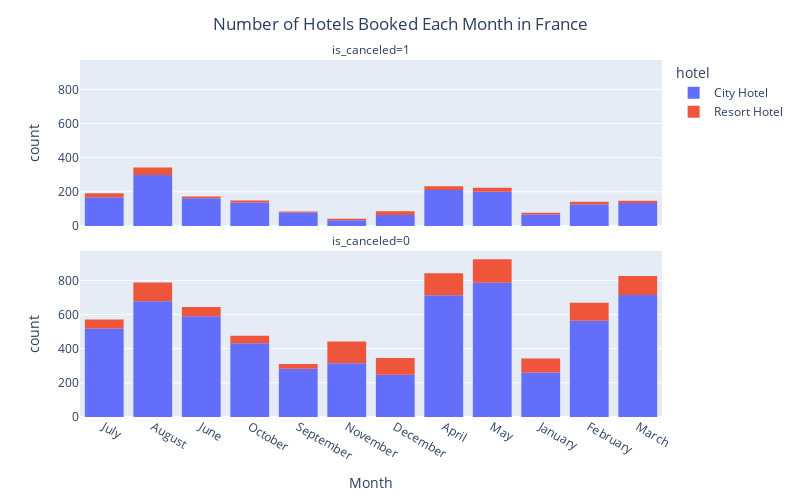

Source (notebook cell):
### Code cell
fig = px.histogram(DF_mini_analysis_masked,
                  x='arrival_date_month',
                  color='hotel',
                  facet_col='is_canceled',
                  facet_col_wrap=1)

fig.update_layout(title='Number of Hotels Booked Each Month in France',
                  title_x=0.5,
                  xaxis_title="Month",
                  autosize=False,
                  width=800,
                  height=500)
fig.show()

### Figure 1 — Plotly figure (JSON) as saved in the notebook; plotly's stock layout.template omitted (floating-point values rounded to 4 significant figures; data arrays with more than 128 entries replaced by an {"elided": "..."} marker saying what was removed)
{"data": [{"alignmentgroup": "True", "bingroup": "x", "hovertemplate": "hotel=City Hotel<br>is_canceled=1<br>arrival_date_month=%{x}<br>count=%{y}<extra></extra>", "legendgroup": "City Hotel", "marker": {"color": "#636efa", "pattern": {"shape": ""}}, "name": "City Hotel", "offsetgroup": "City Hotel", "orientation": "v", "showlegend": true, "type": "histogram", "x": {"elided": "1682 str values"}, "xaxis": "x2", "yaxis": "y2"}, {"alignmentgroup": "True", "bingroup": "x", "hovertemplate": "hotel=City Hotel<br>is_canceled=0<br>arrival_date_month=%{x}<br>count=%{y}<extra></extra>", "legendgroup": "City Hotel", "marker": {"color": "#636efa", "pattern": {"shape": ""}}, "name": "City Hotel", "offsetgroup": "City Hotel", "orientation": "v", "showlegend": false, "type": "histogram", "x": {"elided": "6100 str values"}, "xaxis": "x", "yaxis": "y"}, {"alignmentgroup": "True", "bingroup": "x", "hovertemplate": "hotel=Resort Hotel<br>is_canceled=1<br>arrival_date_month=%{x}<br>count=%{y}<extra></extra>", "legendgroup": "Resort Hotel", "marker": {"color": "#EF553B", "pattern": {"shape": ""}}, "name": "Resort Hotel", "offsetgroup": "Resort Hotel", "orientation": "v", "showlegend": true, "type": "histogram", "x": {"elided": "210 str values"}, "xaxis": "x2", "yaxis": "y2"}, {"alignmentgroup": "True", "bingroup": "x", "hovertemplate": "hotel=Resort Hotel<br>is_canceled=0<br>arrival_date_month=%{x}<br>count=%{y}<extra></extra>", "legendgroup": "Resort Hotel", "marker": {"color": "#EF553B", "pattern": {"shape": ""}}, "name": "Resort Hotel", "offsetgroup": "Resort Hotel", "orientation": "v", "showlegend": false, "type": "histogram", "x": {"elided": "1075 str values"}, "xaxis": "x", "yaxis": "y"}], "layout": {"annotations": [{"font": {}, "showarrow": false, "text": "is_canceled=0", "x": 0.5, "xanchor": "center", "xref": "paper", "y": 0.465, "yanchor": "bottom", "yref": "paper"}, {"font": {}, "showarrow": false, "text": "is_canceled=1", "x": 0.5, "xanchor": "center", "xref": "paper", "y": 1.0, "yanchor": "bottom", "yref": "paper"}], "autosize": false, "barmode": "relative", "height": 500, "legend": {"title": {"text": "hotel"}, "tracegroupgap": 0}, "margin": {"t": 60}, "title": {"text": "Number of Hotels Booked Each Month in France", "x": 0.5}, "width": 800, "xaxis": {"anchor": "y", "autorange": true, "domain": [0, 1], "range": [-0.5, 11.5], "title": {"text": "Month"}, "type": "category"}, "xaxis2": {"anchor": "y2", "autorange": true, "domain": [0, 1], "matches": "x", "range": [-0.5, 11.5], "showticklabels": false, "type": "category"}, "yaxis": {"anchor": "x", "autorange": true, "domain": [0, 0.465], "range": [0, 971.6], "title": {"text": "count"}}, "yaxis2": {"anchor": "x2", "autorange": true, "domain": [0.535, 1.0], "matches": "y", "range": [0, 971.6], "title": {"text": "count"}}}}
